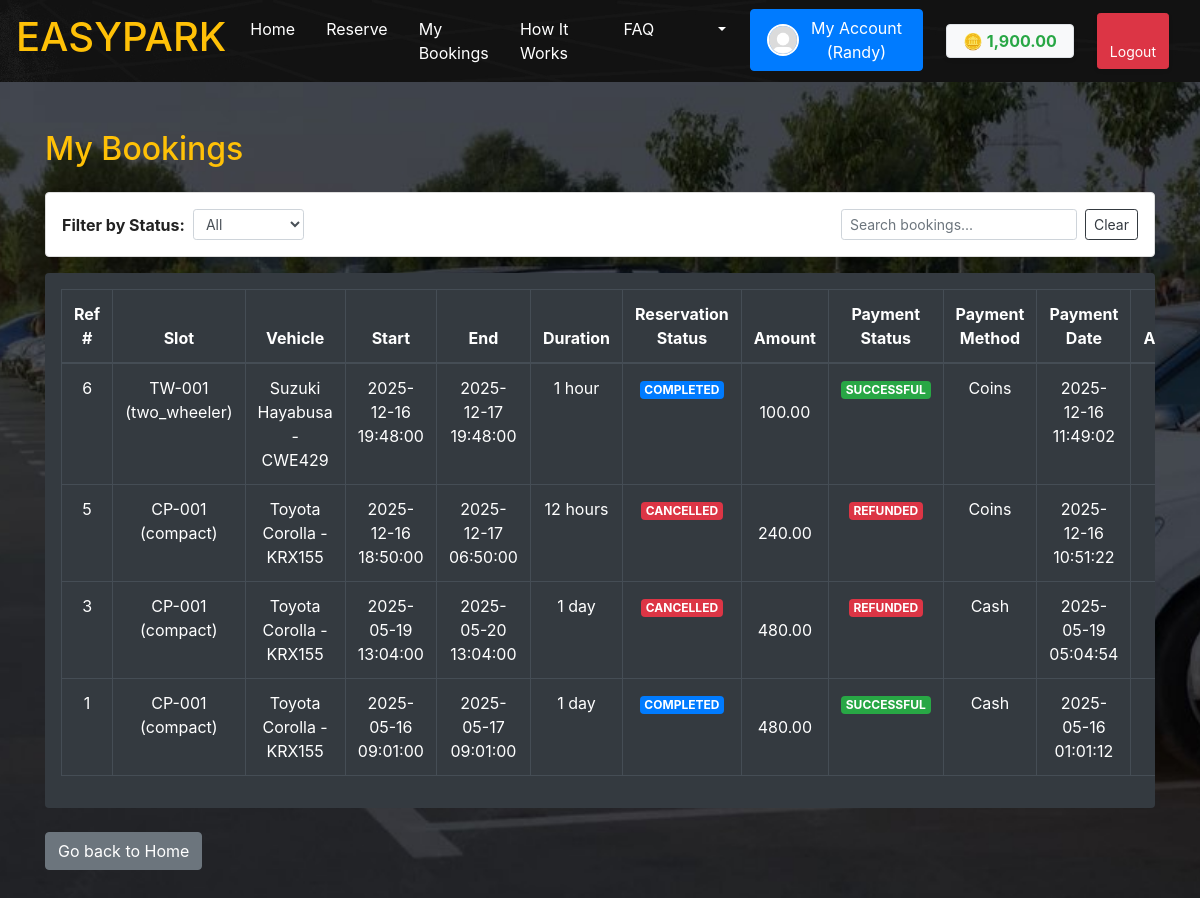
The page /bookings.php (signed in) on the database its author committed.
### tables this page shows
CREATE TABLE `users` (
  `user_id` int(11) NOT NULL,
  `first_name` varchar(50) NOT NULL,
  `middle_name` varchar(50) DEFAULT NULL,
  `last_name` varchar(50) NOT NULL,
  `email` varchar(100) NOT NULL,
  `password` varchar(255) NOT NULL,
  `phone` varchar(20) DEFAULT NULL,
  `user_type` enum('admin','staff','client') NOT NULL DEFAULT 'client',
  `security_word` varchar(255) NOT NULL,
  `created_at` timestamp NULL DEFAULT current_timestamp(),
  `updated_at` timestamp NULL DEFAULT NULL ON UPDATE current_timestamp(),
  `is_active` tinyint(1) NOT NULL DEFAULT 1,
  `image` varchar(255) DEFAULT 'default.jpg',
  `coins` decimal(10,2) NOT NULL DEFAULT 0.00
);

CREATE TABLE `reservations` (
  `reservation_id` int(11) NOT NULL,
  `user_id` int(11) NOT NULL,
  `vehicle_id` int(11) NOT NULL,
  `parking_slot_id` int(11) NOT NULL,
  `start_time` datetime NOT NULL,
  `end_time` datetime NOT NULL,
  `duration` varchar(20) NOT NULL,
  `status` enum('pending','confirmed','ongoing','cancelled','expired','completed','void') NOT NULL DEFAULT 'pending',
  `created_at` timestamp NULL DEFAULT current_timestamp(),
  `updated_at` timestamp NULL DEFAULT NULL ON UPDATE current_timestamp()
);

CREATE TABLE `parking_slots` (
  `parking_slot_id` int(11) NOT NULL,
  `slot_number` varchar(10) NOT NULL,
  `slot_type` enum('two_wheeler','compact','standard','large') NOT NULL,
  `slot_status` enum('available','reserved','occupied','unavailable') DEFAULT 'available'
);

CREATE TABLE `Vehicle_Models` (
  `model_id` int(11) NOT NULL,
  `brand` varchar(50) NOT NULL,
  `model` varchar(50) NOT NULL,
  `type` enum('two_wheeler','compact','standard','large') NOT NULL
);

CREATE TABLE `vehicles` (
  `vehicle_id` int(11) NOT NULL,
  `user_id` int(11) NOT NULL,
  `plate_number` varchar(20) NOT NULL,
  `model_id` int(11) NOT NULL,
  `color` varchar(50) NOT NULL,
  `created_at` timestamp NULL DEFAULT current_timestamp(),
  `updated_at` timestamp NULL DEFAULT NULL ON UPDATE current_timestamp()
);

CREATE TABLE `payments` (
  `reference_number` int(11) NOT NULL,
  `user_id` int(11) DEFAULT NULL,
  `reservation_id` int(11) DEFAULT NULL,
  `amount` decimal(12,2) NOT NULL,
  `payment_date` timestamp NULL DEFAULT current_timestamp(),
  `method` enum('cash','online','coins') NOT NULL,
  `updated_at` timestamp NULL DEFAULT NULL ON UPDATE current_timestamp(),
  `status` enum('pending','successful','failed','refunded') DEFAULT 'pending'
);

### bookings.php (the view, shortened to what this page needs)
<?php
require_once 'includes/db.php';
$user_id = $_SESSION['user_id'];
$sql = "SELECT r.reservation_id, r.start_time, r.end_time, r.duration, r.status, s.slot_number, s.slot_type, v.plate_number, m.brand, m.model, p.amount, p.status AS payment_status, p.method, p.payment_date
FROM reservations r
JOIN parking_slots s ON r.parking_slot_id = s.parking_slot_id
JOIN vehicles v ON r.vehicle_id = v.vehicle_id
JOIN Vehicle_Models m ON v.model_id = m.model_id
LEFT JOIN payments p ON r.reservation_id = p.reservation_id
WHERE r.user_id = ?
ORDER BY r.start_time DESC";
$stmt = $pdo->prepare($sql);
$stmt->execute([$user_id]);
$bookings = $stmt->fetchAll(PDO::FETCH_ASSOC);
?>
<!DOCTYPE html>
<html lang="en">
<head>
  <link rel="stylesheet" href="css/font-awesome.min.css">
  <link rel="stylesheet" href="css/bootstrap.min.css">
</head>
<body class="bg-car">
  <?php include 'includes/client_navbar.php'; ?>
  <div class="container py-5">
    <h2 class="text-warning mb-4">My Bookings</h2>
    <div class="mb-3 p-3 rounded shadow-sm" style="background:#fff; color:#222; border:1px solid #ddd;">
      <div class="d-flex flex-wrap align-items-center justify-content-between">
        <div class="form-inline mb-2 mb-md-0">
          <label for="statusFilter" class="mr-2 font-weight-bold" style="color:#222;">Filter by Status:</label>
          <select id="statusFilter" class="form-control form-control-sm mr-3">
            <option value="">All</option>
          </select>
        </div>
        <div class="form-inline">
          <input type="text" id="searchInput" class="form-control form-control-sm mr-2"
            placeholder="Search bookings...">
          <button class="btn btn-sm btn-outline-dark" id="clearSearch">Clear</button>
        </div>
      </div>
    </div>
    <div class="table-responsive bg-dark rounded p-3">
      <table class="table table-hover table-dark table-bordered align-middle text-center" id="bookingsTable">
        <thead>
          <tr>
            <th>Ref #</th>
            <th>Slot</th>
            <th>Vehicle</th>
            <th>Start</th>
            <th>End</th>
            <th>Duration</th>
            <th>Reservation Status</th>
            <th>Amount</th>
            <th>Payment Status</th>
            <th>Payment Method</th>
            <th>Payment Date</th>
            <th>Action</th>
          </tr>
        </thead>
        <tbody>
          <?php if (count($bookings) === 0): ?>
            <tr>
              <td colspan="12" class="text-center">No bookings found.</td>
            </tr>
          <?php else:
            foreach ($bookings as $b):
              $rowData = htmlspecialchars(json_encode($b));
              ?>
              <tr class="booking-row" data-booking='<?= $rowData ?>'>
                <td><?= htmlspecialchars($b['reservation_id']) ?></td>
                <td><?= htmlspecialchars($b['slot_number']) ?> (<?= htmlspecialchars($b['slot_type']) ?>)</td>
                <td><?= htmlspecialchars($b['brand'] . ' ' . $b['model'] . ' - ' . $b['plate_number']) ?></td>
                <td><?= htmlspecialchars($b['start_time']) ?></td>
                <td><?= htmlspecialchars($b['end_time']) ?></td>
                <td>
                  <?php
                  $durationText = $b['duration'];
                  if (is_numeric($durationText)) {
                    if ($durationText == 1) {
                      $durationText .= ' hour';
                    } elseif ($durationText < 24) {
                      $durationText .= ' hours';
                    } elseif ($durationText % 24 == 0) {
                      $days = $durationText / 24;
                      $durationText = $days . ' day' . ($days > 1 ? 's' : '');
                    } else {
                      $days = floor($durationText / 24);
                      $hours = $durationText % 24;
                      $durationText = $days . ' day' . ($days > 1 ? 's' : '');
                      if ($hours > 0)
                        $durationText .= ' ' . $hours . ' hour' . ($hours > 1 ? 's' : '');
                    }
                  }
                  echo htmlspecialchars($durationText);
                  ?>
                </td>
                <td>
                  <?php
                  $status = $b['status'];
                  $badge = 'secondary';
                  if ($status === 'pending')
                    $badge = 'warning';
                  elseif ($status === 'confirmed' || $status === 'ongoing')
                    $badge = 'success';
                  elseif ($status === 'cancelled' || $status === 'void')
                    $badge = 'danger';
                  elseif ($status === 'completed')
                    $badge = 'primary';
                  elseif ($status === 'expired')
                    $badge = 'dark';
                  ?>
                  <span class="badge bg-<?= $badge ?> text-uppercase"><?= htmlspecialchars($status) ?></span>
                </td>
                <td><i class="fas fa-coins text-warning"></i> <?= number_format($b['amount'], 2) ?></td>
                <td>
                  <?php
                  $pay = $b['payment_status'];
                  $payBadge = 'secondary';
                  if ($pay === 'pending')
                    $payBadge = 'warning';
                  elseif ($pay === 'successful')
                    $payBadge = 'success';
                  elseif ($pay === 'failed' || $pay === 'refunded')
                    $payBadge = 'danger';
                  ?>
                  <span class="badge bg-<?= $payBadge ?> text-uppercase"><?= $pay ? htmlspecialchars($pay) : 'N/A' ?></span>
                </td>
                <td><?= htmlspecialchars(ucfirst($b['method'])) ?></td>
                <td><?= htmlspecialchars($b['payment_date']) ?></td>
                <td>
                </td>
              </tr>
            <?php endforeach; endif; ?>
        </tbody>
      </table>
    </div>
    <a href="dashboard.php" class="btn btn-secondary mt-4">Go back to Home</a>
  </div>
</body>
</html>

### includes/client_navbar.php (shortened to what this page needs)
<?php
require_once __DIR__ . '/db.php';
$current_page = basename($_SERVER['PHP_SELF']);
$profilePic = 'images/default.jpg';
?>
<nav id="navbar" class="navbar navbar-expand-lg bg-image-dark navbar-dark sticky-top w-100 px-3">
    <a id="opp" class="navbar-brand" href="index.php">
        <h1 class="custom-size 75rem">EASYPARK</h1>
    </a>
    <div class="collapse navbar-collapse justify-content-end" id="collapsibleNavbar">
        <ul id="opp" class="navbar-nav">
            <li class="nav-item">
                <a class="nav-link <?= ($current_page == 'index.php') ? 'active' : '' ?>" href="index.php">Home</a>
            </li>
            <li class="nav-item">
                <a class="nav-link <?= ($current_page == 'reservations.php') ? 'active' : '' ?>"
                    href="reservations.php">Reserve</a>
            </li>
            <?php if (isset($_SESSION['user_id'])): ?>
                <li class="nav-item">
                    <a class="nav-link <?= ($current_page == 'bookings.php') ? 'active' : '' ?>" href="bookings.php">My
                        Bookings</a>
                </li>
            <?php endif; ?>
            <li class="nav-item">
                <a class="nav-link <?= ($current_page == 'how-it-works.php') ? 'active' : '' ?>"
                    href="how-it-works.php">How It Works</a>
            </li>
            <li class="nav-item">
                <a class="nav-link <?= ($current_page == 'faq.php') ? 'active' : '' ?>" href="faq.php">FAQ</a>
            </li>
            <?php if (isset($_SESSION['user_id'])): ?>
                <li class="nav-item dropdown mr-3">
                    <a class="nav-link dropdown-toggle position-relative" href="#" id="alertsDropdown" role="button"
                        data-toggle="dropdown" aria-haspopup="true" aria-expanded="false">
                        <i class="fas fa-bell fa-fw" style="font-size: 1.2rem;"></i>
                    </a>
                </li>
                <li class="nav-item">
                    <a class="btn btn-primary d-flex align-items-center" href="profile.php" id="accountButton"
                        style="padding: 0.375rem 1rem;">
                        <img src="<?= htmlspecialchars($profilePic) ?>" alt="Profile"
                            style="width:32px;height:32px;object-fit:cover;border-radius:50%;border:2px solid #fff;margin-right:8px;">
                        My Account (<?= htmlspecialchars($_SESSION['username'] ?? 'User') ?>)
                    </a>
                </li>
                <?php
                $coins = 0.00;
                if (isset($_SESSION['user_id']) && isset($pdo)) {
                    $stmt = $pdo->prepare('SELECT coins FROM users WHERE user_id = ?');
                    $stmt->execute([$_SESSION['user_id']]);
                    $coins = $stmt->fetchColumn() ?: 0.00;
                }
                $coinColor = ($coins >= 0) ? '#28a745' : '#dc3545';
                ?>
                <li class="nav-item d-flex align-items-center ml-2">
                    <a href="wallet.php" class="badge badge-light px-3 py-2 border shadow-sm"
                        style="font-size: 1rem; color: #333; font-weight: 700; text-decoration: none;">
                        🪙 <span style="color: <?= $coinColor ?>;"><?= number_format($coins, 2) ?></span>
                    </a>
                </li>
                <li class="nav-item d-flex align-items-center ml-2">
                    <a href="logout.php" class="btn btn-danger btn-sm shadow-sm" style="padding: 0.375rem 0.75rem;">
                        <i class="fas fa-sign-out-alt"></i> Logout
                    </a>
                </li>
            <?php else: ?>
                <li class="nav-item ml-2">
                    <a class="nav-link btn btn-primary px-4 text-white" href="login.php">Login/Sign Up</a>
                </li>
            <?php endif; ?>
        </ul>
    </div>
</nav>

### bookings.php (style rules this page uses)
.bg-car { background-image: url('images/bg-car.jpg'); background-size: cover; background-position: center; background-repeat: no-repeat; }
#navbar { transition: background 1s ease-in-out; }
.navbar-dark .navbar-brand, .navbar-dark .navbar-nav .nav-link { color: #fff; }
.navbar-nav .nav-item { margin-right: 15px; }
.table thead th { cursor: pointer; }

### includes/client_navbar.php (style rules this page uses)
#navbar { position: sticky; top: 0; z-index: 1030; background-color: rgba(0, 0, 0, 0.3); --nav-image-opacity: 1; }
#navbar::before { content: ""; position: absolute; top: 0; left: 0; width: 100%; height: 100%; z-index: -1; background-image: url('images/nav-bg.jpg'); background-size: cover; background-position: top center; background-repeat: no-repeat; opacity: var(--nav-image-opacity); transition: opacity 0.1s linear; pointer-events: none; }
.navbar-dark .navbar-brand, .navbar-dark .navbar-nav .nav-link { color: #fff; }
.navbar-nav .nav-item { margin-right: 15px; }
.custom-size { color: #ffc107; transition: text-shadow 0.3s ease-in-out, color 0.3s ease-in-out; }

### rows shown on the page
users: coins "1,900.00"
reservations: reservation "6", parking_slot.slot_number "TW-001", parking_slot.slot_type "two_wheeler", vehicle_models.brand+model "Suzuki Hayabusa - CWE429", start_time "2025-12-16 19:48:00", end_time "2025-12-17 19:48:00", duration "1 hour", status "COMPLETED", payments.amount "100.00", payments.status "SUCCESSFUL", payments.method "Coins", payments.payment_date "2025-12-16 11:49:02"
reservations: reservation "5", parking_slot.slot_number "CP-001", parking_slot.slot_type "compact", vehicle_models.brand+model "Toyota Corolla - KRX155", start_time "2025-12-16 18:50:00", end_time "2025-12-17 06:50:00", duration "12 hours", status "CANCELLED", payments.amount "240.00", payments.status "REFUNDED", payments.method "Coins", payments.payment_date "2025-12-16 10:51:22"
reservations: reservation "3", parking_slot.slot_number "CP-001", parking_slot.slot_type "compact", vehicle_models.brand+model "Toyota Corolla - KRX155", start_time "2025-05-19 13:04:00", end_time "2025-05-20 13:04:00", duration "1 day", status "CANCELLED", payments.amount "480.00", payments.status "REFUNDED", payments.method "Cash", payments.payment_date "2025-05-19 05:04:54"
reservations: reservation "1", parking_slot.slot_number "CP-001", parking_slot.slot_type "compact", vehicle_models.brand+model "Toyota Corolla - KRX155", start_time "2025-05-16 09:01:00", end_time "2025-05-17 09:01:00", duration "1 day", status "COMPLETED", payments.amount "480.00", payments.status "SUCCESSFUL", payments.method "Cash", payments.payment_date "2025-05-16 01:01:12"

### other values the page prints
$_SESSION['username'] "Randy"
